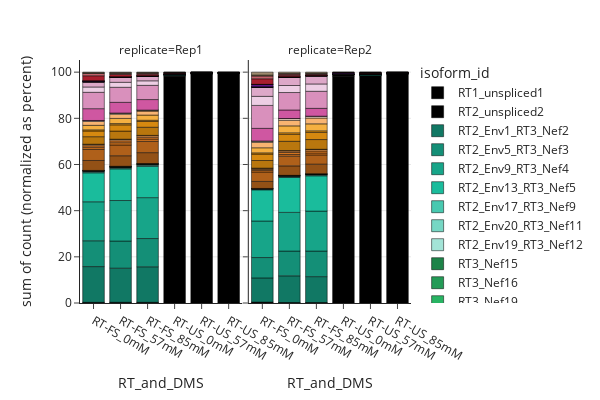

Notebook code for this chart:
### Code cell
fig = px.histogram(isoform_count_df, x="RT_and_DMS", facet_col="replicate", y="count", color="isoform_id", barnorm="percent", category_orders = order_dict, color_discrete_map = isoform_colors_RT3)
fig.update_layout(width=600, height=400)
fig.update_traces(marker_line_width=0.5, marker_line_color="black")
fig.write_image("figures/isoform_expression/isoquant_isoform_percent.svg")
fig.show(renderer="jupyterlab")
